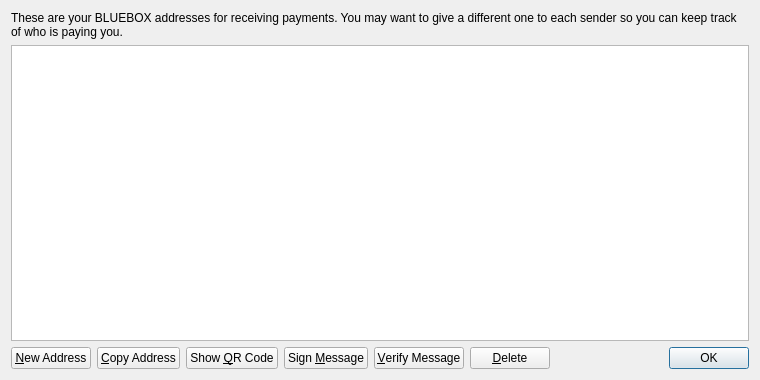
<?xml version="1.0" encoding="UTF-8"?>
<ui version="4.0">
 <class>AddressBookPage</class>
 <widget class="QWidget" name="AddressBookPage">
  <property name="geometry">
   <rect>
    <x>0</x>
    <y>0</y>
    <width>760</width>
    <height>380</height>
   </rect>
  </property>
  <property name="windowTitle">
   <string>Address Book</string>
  </property>
  <layout class="QVBoxLayout" name="verticalLayout">
   <item>
    <widget class="QLabel" name="labelExplanation">
     <property name="text">
      <string>These are your BLUEBOX addresses for receiving payments. You may want to give a different one to each sender so you can keep track of who is paying you.</string>
     </property>
     <property name="textFormat">
      <enum>Qt::PlainText</enum>
     </property>
     <property name="wordWrap">
      <bool>true</bool>
     </property>
    </widget>
   </item>
   <item>
    <widget class="QTableView" name="tableView">
     <property name="contextMenuPolicy">
      <enum>Qt::CustomContextMenu</enum>
     </property>
     <property name="toolTip">
      <string>Double-click to edit address or label</string>
     </property>
     <property name="tabKeyNavigation">
      <bool>false</bool>
     </property>
     <property name="selectionMode">
      <enum>QAbstractItemView::SingleSelection</enum>
     </property>
     <property name="selectionBehavior">
      <enum>QAbstractItemView::SelectRows</enum>
     </property>
     <property name="sortingEnabled">
      <bool>true</bool>
     </property>
     <attribute name="verticalHeaderVisible">
      <bool>false</bool>
     </attribute>
    </widget>
   </item>
   <item>
    <layout class="QHBoxLayout" name="horizontalLayout">
     <item>
      <widget class="QPushButton" name="newAddressButton">
       <property name="toolTip">
        <string>Create a new address</string>
       </property>
       <property name="text">
        <string>&amp;New Address</string>
       </property>
      </widget>
     </item>
     <item>
      <widget class="QPushButton" name="copyToClipboard">
       <property name="toolTip">
        <string>Copy the currently selected address to the system clipboard</string>
       </property>
       <property name="text">
        <string>&amp;Copy Address</string>
       </property>
      </widget>
     </item>
     <item>
      <widget class="QPushButton" name="showQRCode">
       <property name="text">
        <string>Show &amp;QR Code</string>
       </property>
      </widget>
     </item>
     <item>
      <widget class="QPushButton" name="signMessage">
       <property name="toolTip">
        <string>Sign a message to prove you own a BLUEBOX address</string>
       </property>
       <property name="text">
        <string>Sign &amp;Message</string>
       </property>
      </widget>
     </item>
     <item>
      <widget class="QPushButton" name="verifyMessage">
       <property name="toolTip">
        <string>Verify a message to ensure it was signed with a specified BLUEBOX address</string>
       </property>
       <property name="text">
        <string>&amp;Verify Message</string>
       </property>
      </widget>
     </item>
     <item>
      <widget class="QPushButton" name="deleteButton">
       <property name="toolTip">
        <string>Delete the currently selected address from the list</string>
       </property>
       <property name="text">
        <string>&amp;Delete</string>
       </property>
      </widget>
     </item>
     <item>
      <spacer name="horizontalSpacer">
       <property name="orientation">
        <enum>Qt::Horizontal</enum>
       </property>
       <property name="sizeHint" stdset="0">
        <size>
         <width>40</width>
         <height>20</height>
        </size>
       </property>
      </spacer>
     </item>
     <item>
      <widget class="QDialogButtonBox" name="buttonBox">
       <property name="sizePolicy">
        <sizepolicy hsizetype="Maximum" vsizetype="Fixed">
         <horstretch>0</horstretch>
         <verstretch>0</verstretch>
        </sizepolicy>
       </property>
       <property name="standardButtons">
        <set>QDialogButtonBox::Ok</set>
       </property>
      </widget>
     </item>
    </layout>
   </item>
  </layout>
 </widget>
 <resources>
  <include location="../bitcoin.qrc"/>
 </resources>
 <connections/>
</ui>
